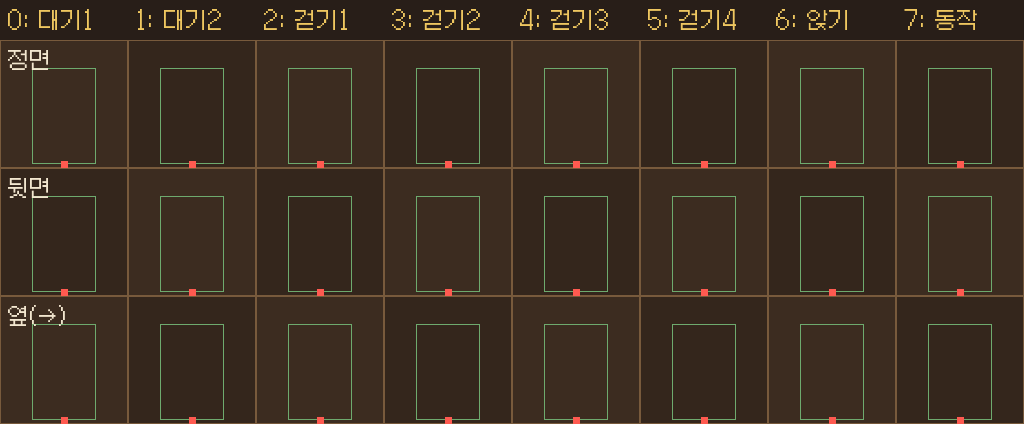
#> input picture assets/chars/_guide_x4.png, 1024 x 424 px
$ python -i import_chars.py   (imports and definitions only)
#> lines starting #> are read from the running program, lines starting #| are printed output that depends on the picture; after the words box and inside, x2 and y2 are one past the last pixel; in counts of white or black regions, pixels touching at a corner belong together
"""AI 생성 캐릭터 시트(체크무늬 배경이 그림에 박힌 이미지) → 게임용 도트 시트.

사용법:
  1) 프레임 뽑기 + 번호 붙은 확인용 시트:
       python3 tools/import_chars.py extract <원본 이미지> <작업폴더> [x0:x1:칸수 ...]
     프레임끼리 붙어 있으면(양산 등) 영역별 칸 수를 주면 격자로 자른다.
  2) 프레임 번호를 게임 규격(정면/뒷면/옆 × 대기2·걷기4·앉기·동작)에 배치:
       python3 tools/import_chars.py build tools/char_map.json
     매핑 예: {"aviator_m": {"work": "...", "down": [0,1, 0,2,1,3, 4,5], "up": [...], "side": ["24f","24f", 26,27,26,27, 28,29]}}
     번호 뒤 f = 좌우 반전, s = 앉은 자세 합성(앉기 프레임이 없을 때).
     옆모습 줄은 얼굴 방향을 재서 왼쪽을 보는 프레임을 자동으로 뒤집는다 (끄려면 "auto_face": false).
"""
import json, os, sys
import numpy as np
from PIL import Image, ImageDraw
from scipy import ndimage

FRAME = 32          # 출력 프레임 크기
BODY_H = 30         # 서 있는 어른 키(도트). 프레임 안에서 발끝 = 31


def background_mask(a):
    """체크무늬(밝은 무채색 두 톤)와 바닥 그라데이션 띠를 배경으로 본다."""
    r, g, b = a[..., 0].astype(int), a[..., 1].astype(int), a[..., 2].astype(int)
#> r: shape (424, 1024) int64; 115 distinct labels, from 40 to 255
#> g: shape (424, 1024) int64; 114 distinct labels, from 30 to 230
#> b: shape (424, 1024) int64; 99 distinct labels, from 24 to 207
    mx, mn = np.maximum(np.maximum(r, g), b), np.minimum(np.minimum(r, g), b)
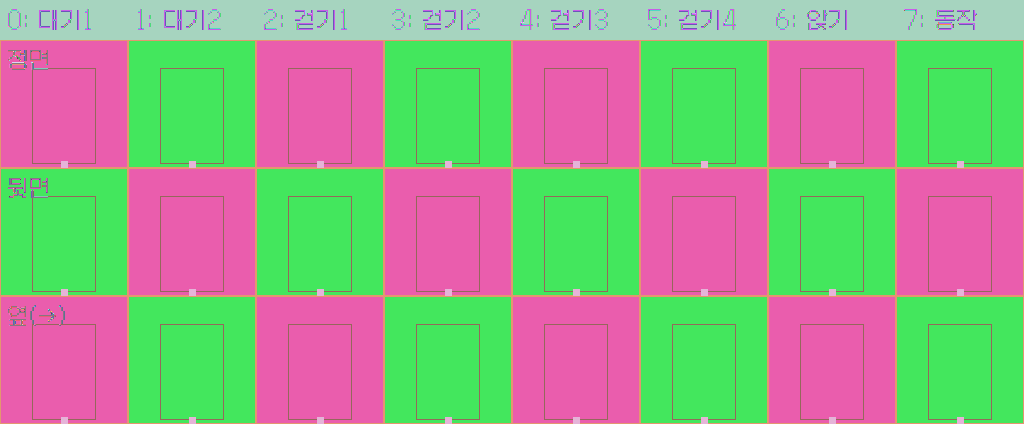
#> mx: shape (424, 1024) int64; 114 distinct labels, from 40 to 255; one colour per label, 0 black
    sat, lum = mx - mn, (r + g + b) / 3
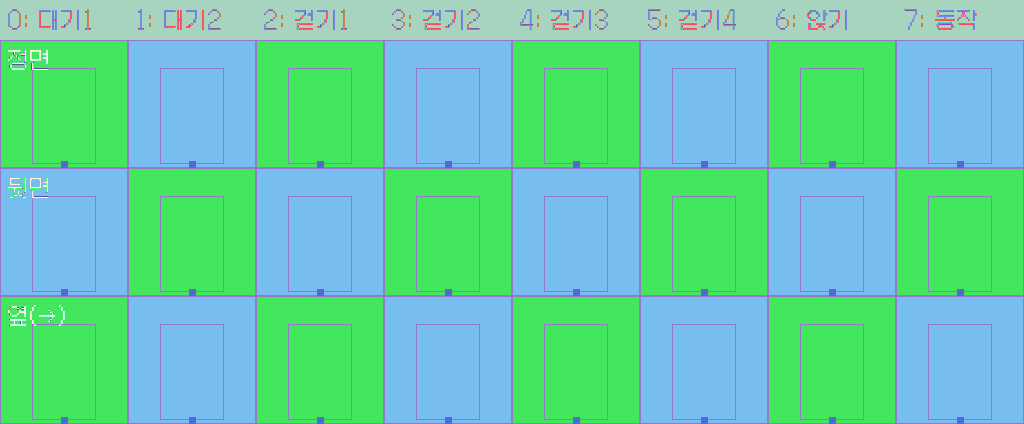
#> sat: shape (424, 1024) int64; 55 distinct labels, from 16 to 175; one colour per label, 0 black
    cand = ((sat < 14) & (lum > 135)) | ((sat < 28) & (lum > 85) & (lum < 175) & (b >= r))
#> cand: shape (424, 1024) bool; every value is 0
    # 가장자리와 이어진 배경
    lab, n = ndimage.label(cand)
#> lab: shape (424, 1024) int32; every value is 0
#> n = 0
    border = set(np.unique(np.concatenate([lab[0], lab[-1], lab[:, 0], lab[:, -1]]))) - {0}
#> border = 0 items
    bg = np.isin(lab, list(border))
    # 갇힌 체크 칸(팔과 몸 사이 등): 체크 두 톤에만 해당하고 충분히 큰 영역
    tones = np.unique(np.round(lum[bg & (sat < 6)] / 4) * 4, return_counts=True)
#> tones = (empty array, empty array)
    top = tones[0][np.argsort(tones[1])[-2:]]
#> top = empty array
    near = np.zeros(lum.shape, bool)
    for t in top:
        near |= (np.abs(lum - t) < 7) & (sat < 8)
#> this loop made 0 passes
    lab2, n2 = ndimage.label(near & ~bg)
#> n2 = 0
    sizes = ndimage.sum(np.ones_like(lab2), lab2, range(1, n2 + 1))
#> sizes = empty array
    for i, sz in enumerate(sizes, 1):
        if sz > 120:
            bg |= lab2 == i
    # 시트를 가르는 검은 세로줄도 배경
    dark = lum < 40
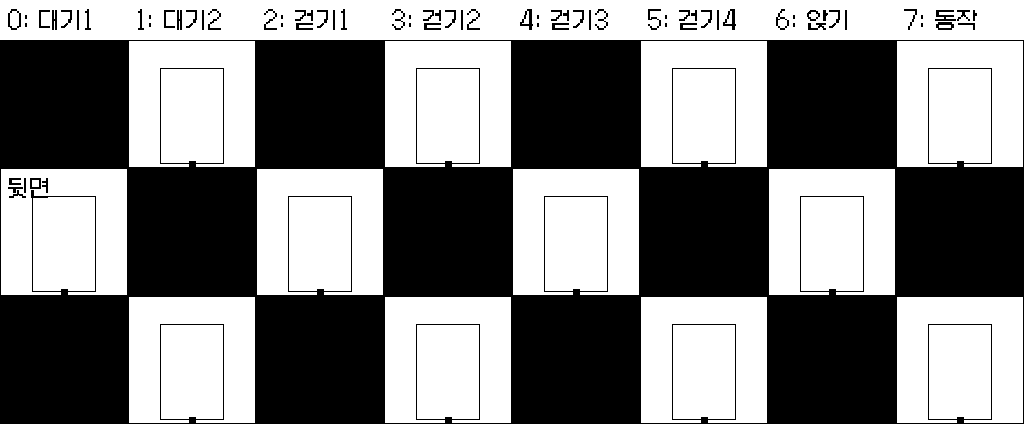
#> dark: shape (424, 1024) bool; 51.5% white; 75 black regions (16 under 20 px), largest, box (x1, y1, x2, y2) and area: (0, 40, 1024, 424) 206951, (935, 10, 956, 21) 127, (520, 9, 533, 30) 115
    cols = np.where(dark.mean(0) > 0.6)[0]
#> cols = 496 values from 129 to 1022
    for c in cols:
        bg[:, max(0, c - 2):c + 3] |= dark[:, max(0, c - 2):c + 3] | (lum[:, max(0, c - 2):c + 3] < 90)
#> this loop made 496 passes
#> c on passes 1 to 3: 129, 130, 131
#> bg: shape (424, 1024) bool; 47.3% white; 28 white regions, largest, box (x1, y1, x2, y2) and area: (129, 41, 255, 167) 9711, (385, 41, 511, 167) 9711, (641, 41, 767, 167) 9711
    return bg


# [52 lines left out: functions split_points, extract_grid, not called in this run]


def extract(src, out, grid=None):
    os.makedirs(out, exist_ok=True)
    img = Image.open(src).convert('RGB')
    a = np.asarray(img)
    fg = ~background_mask(a)
    fg = ndimage.binary_opening(fg, iterations=2)
#> fg: shape (424, 1024) bool; 50.7% white; 6 black regions (2 under 20 px), largest, box (x1, y1, x2, y2) and area: (893, 0, 1024, 424) 53788, (125, 0, 259, 424) 53447, (381, 0, 515, 424) 53447, (637, 0, 771, 424) 53447
    boxes = []
    if grid:
        boxes = extract_grid(a, fg, grid)
    else:
        lab, n = ndimage.label(ndimage.binary_dilation(fg, iterations=6))
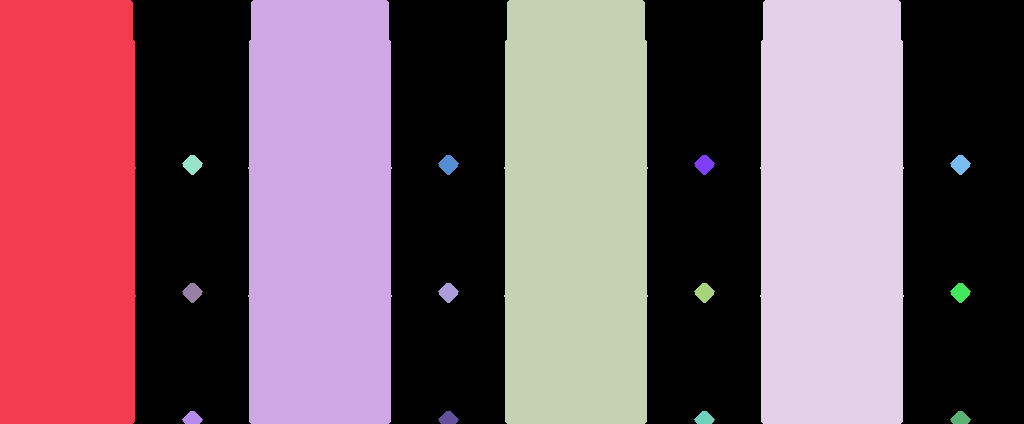
#> lab: shape (424, 1024) int32; 17 distinct labels, from 0 to 16; one colour per label, 0 black
#> n = 16
        for i, sl in enumerate(ndimage.find_objects(lab), 1):
            h, w = sl[0].stop - sl[0].start, sl[1].stop - sl[1].start
            if h < 150 or w < 60:      # 글자·워터마크·부스러기 제외
                continue
            boxes.append((sl[0].start, sl[1].start, h, w, (lab[sl] == i) & fg[sl]))
#> this loop made 16 passes
#> (h, w) on passes 1 to 12: (424, 136), (424, 144), (424, 144), (424, 144), (20, 21), (20, 21), (20, 21), (20, 21), (20, 21), (20, 21), (20, 21), (20, 21)
#> after the loop, boxes = 4 items
        # 줄 → 칸 순서로 정렬
        boxes.sort(key=lambda b: (round(b[0] / 150), b[1]))
    rgba = np.dstack([a, (fg * 255).astype(np.uint8)])
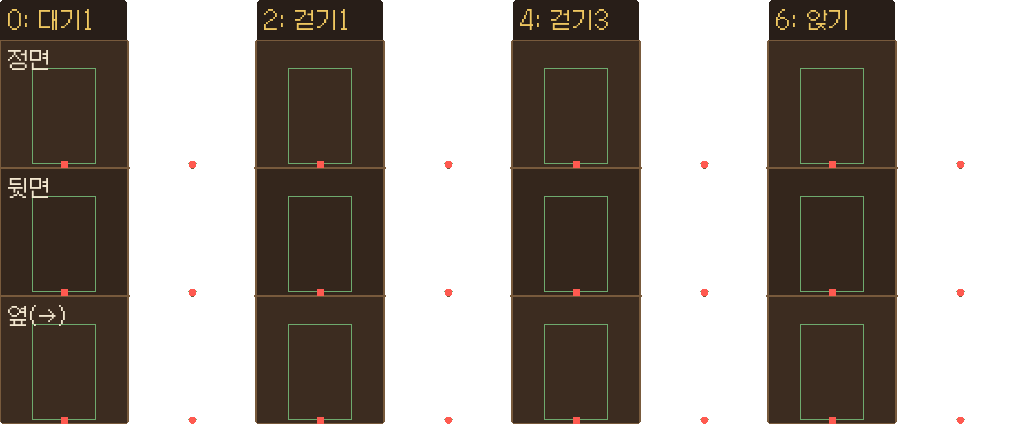
#> rgba: shape (424, 1024, 4); mean R, G, B, A 59.4, 45.2, 32.6, 129.2; transparent parts drawn white
    frames = []
    for k, (y, x, h, w, m) in enumerate(boxes):
        crop = rgba[y:y + h, x:x + w].copy()
        crop[..., 3] = m * 255
        Image.fromarray(crop).save(f'{out}/f{k:02d}.png')
        frames.append({'i': k, 'x': int(x), 'y': int(y), 'w': int(w), 'h': int(h)})
#> this loop made 4 passes
#> (x, w) on passes 1 to 4: (0, 136), (248, 144), (504, 144), (760, 144)
#> pass 1, in extract, `crop = rgba[y:y + h, x:x + w].copy()`:
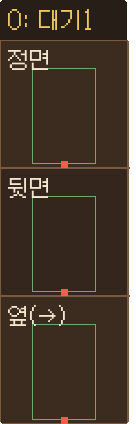
#> crop: shape (424, 136, 4); mean R, G, B, A 63, 48.4, 35.4, 241.5; transparent parts drawn white
#> after the loop, frames = 4 items
    json.dump(frames, open(f'{out}/frames.json', 'w'), indent=1)
    # 확인용: 번호 붙은 축소본
    sheet = img.copy().convert('RGB')
    d = ImageDraw.Draw(sheet)
    for f in frames:
        d.rectangle([f['x'], f['y'], f['x'] + f['w'], f['y'] + f['h']], outline=(255, 0, 255), width=3)
        d.rectangle([f['x'], f['y'], f['x'] + 46, f['y'] + 30], fill=(255, 0, 255))
        d.text((f['x'] + 4, f['y'] + 2), str(f['i']), fill=(255, 255, 255), font_size=26)
#> this loop made 4 passes
#> f on passes 1 to 4: {'i': 0, 'x': 0, 'y': 0, 'w': 136, 'h': 424}, {'i': 1, 'x': 248, 'y': 0, 'w': 144, 'h': 424}, {'i': 2, 'x': 504, 'y': 0, 'w': 144, 'h': 424}, {'i': 3, 'x': 760, 'y': 0, 'w': 144, 'h': 424}
    sheet.thumbnail((1400, 1400))
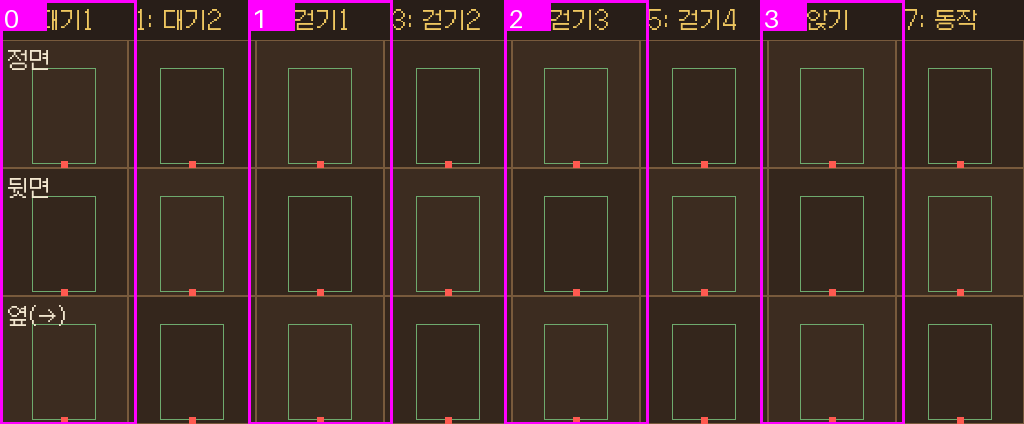
#> sheet: PIL image 1024x424 RGB; mean R, G, B 67.5, 43.6, 41.8
    sheet.save(f'{out}/_index.png')
    print(f'{len(frames)} frames →', out)
#| 4 frames → out.png


# [137 lines left out: functions downscale, crisp, facing, step_pose, synth_walks, build, not called in this run]


# [8 lines not run here, left out]

>>> result = extract('../assets/chars/_guide_x4.png', 'out.png')
